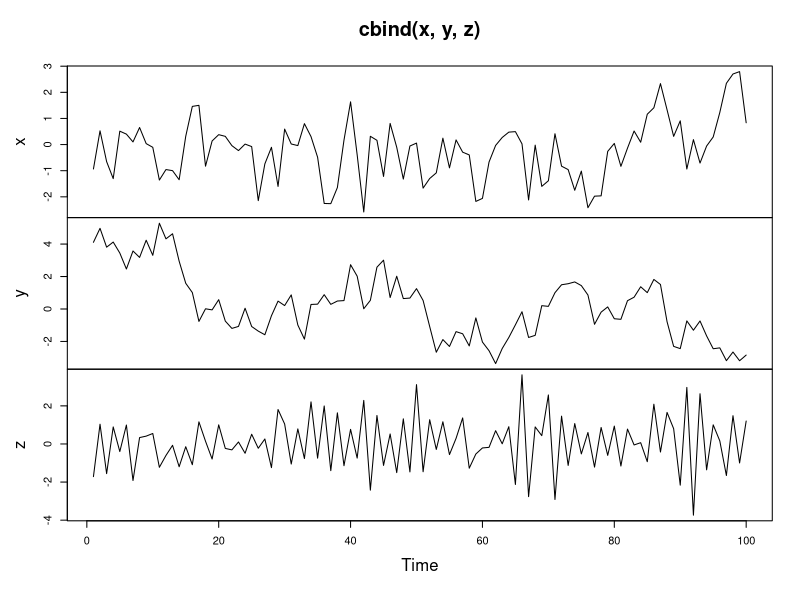
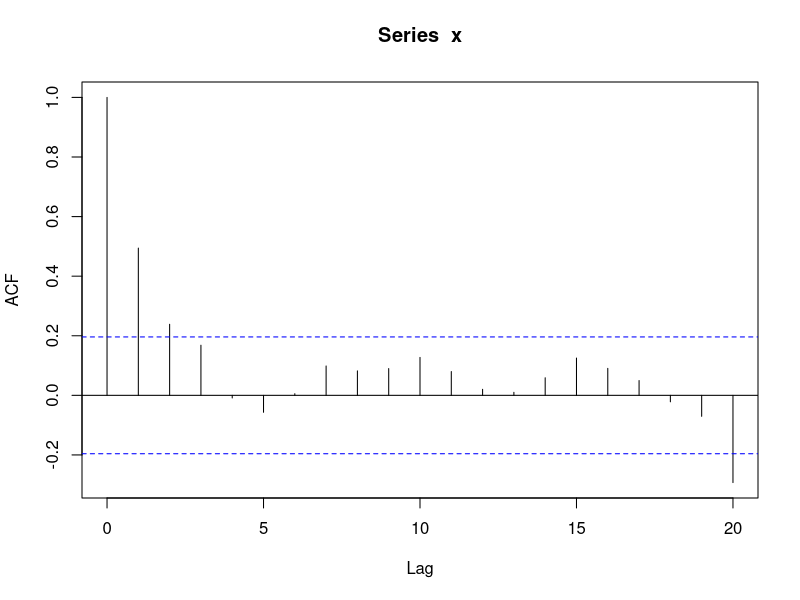
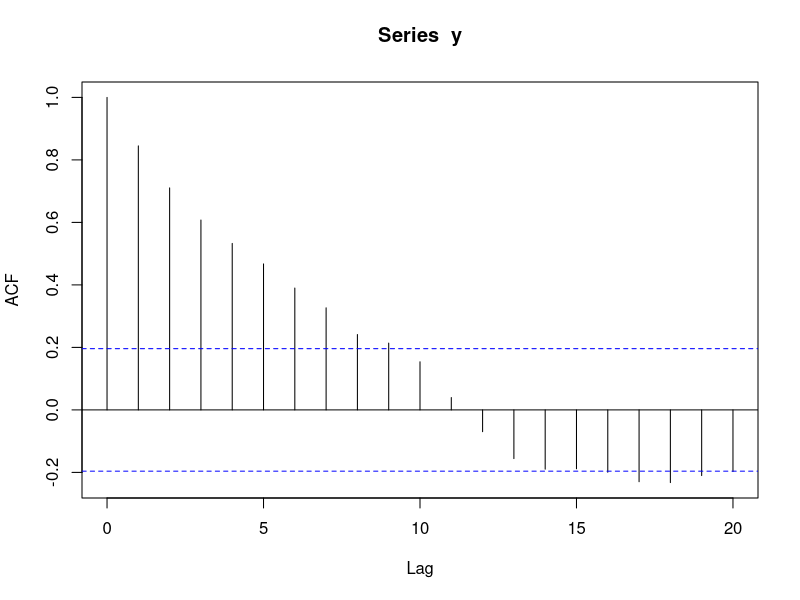
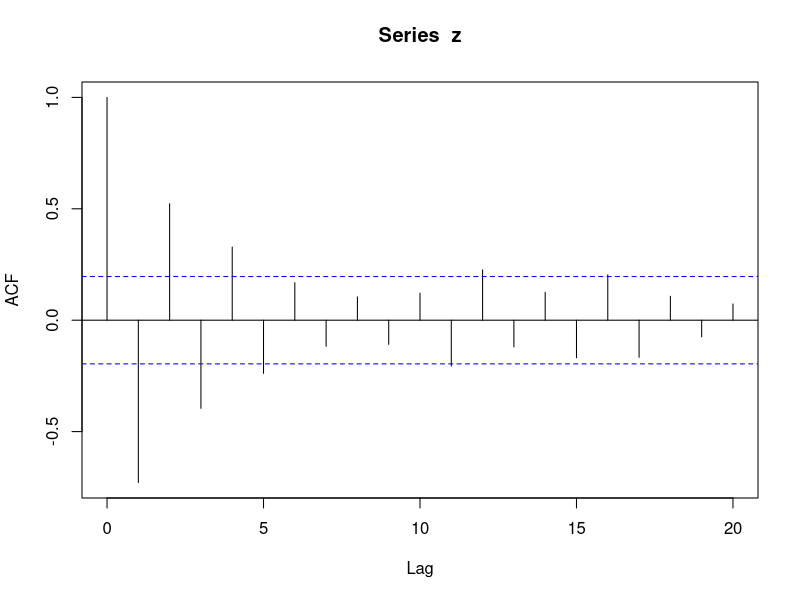
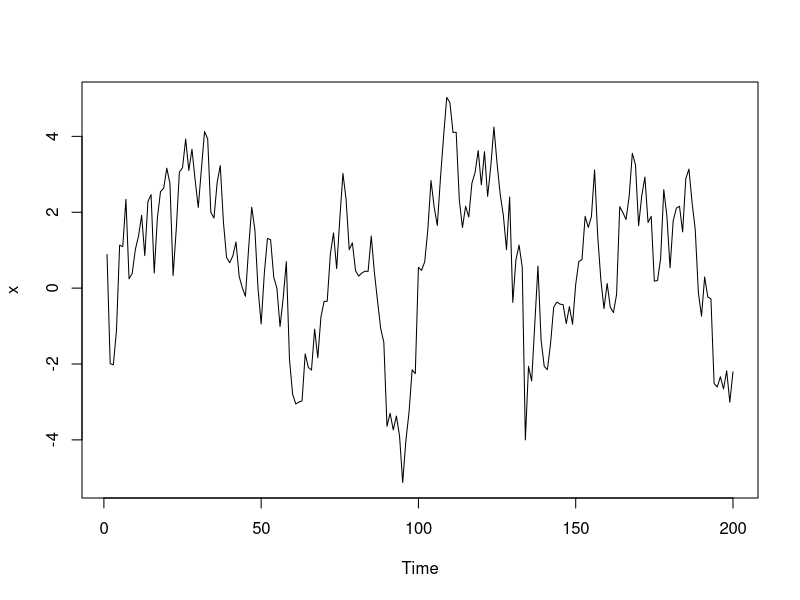
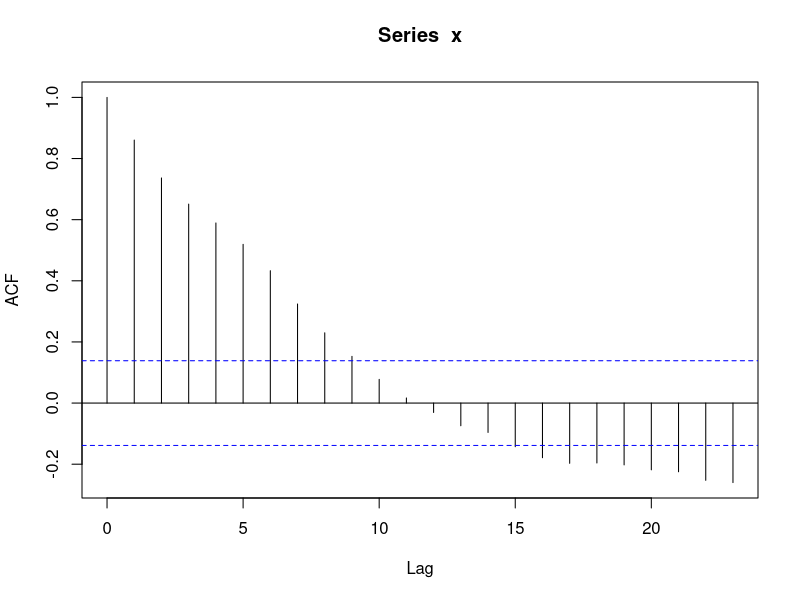
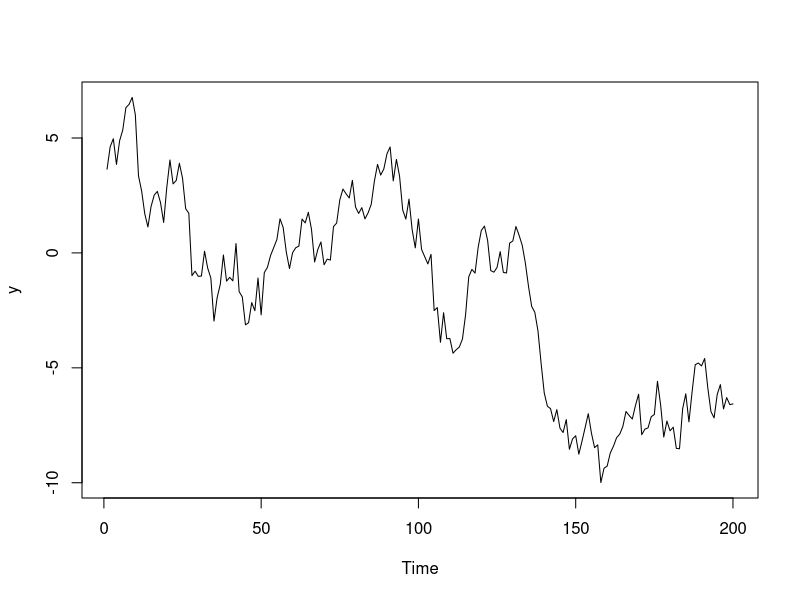
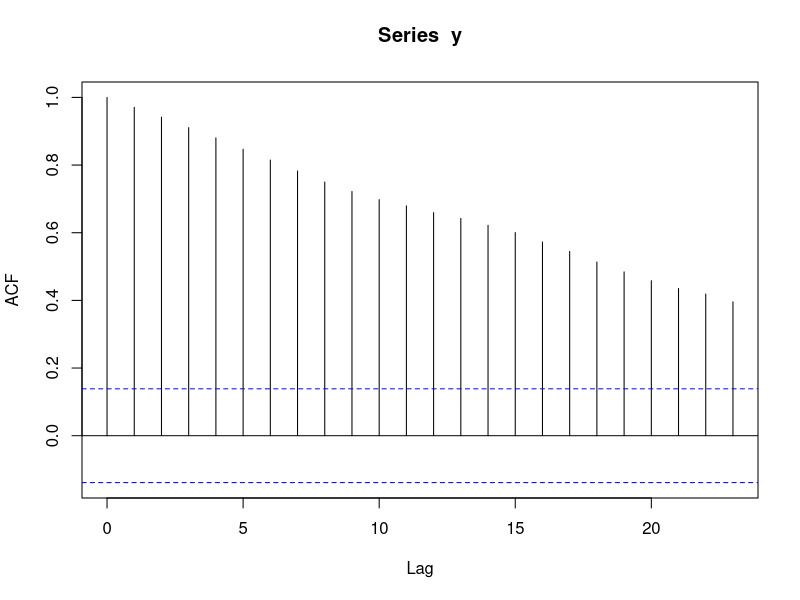

Write R code to recreate these figures, in order.
#Simulate the autoregressive model

#The autoregressive (AR) model is arguably the most widely used time series model. 
#It shares the very familiar interpretation of a simple linear regression, but here 
#each observation is regressed on the previous observation. The AR model also includes 
#the white noise (WN) and random walk (RW) models examined in earlier chapters as special cases.

#The versatile arima.sim() function used in previous chapters can also be used to simulate data from 
#an AR model by setting the model argument equal to list(ar = phi) , in which phi is a slope parameter 
#from the interval (-1, 1). We also need to specify a series length n.

#In this exercise, you will use this command to simulate and plot three different AR models 
#with slope parameters equal to 0.5, 0.9, and -0.75, respectively.

# Simulate an AR model with 0.5 slope
x <- arima.sim(model = list(ar = 0.5), n = 100)

# Simulate an AR model with 0.9 slope
y <- arima.sim(model = list(ar = 0.9) ,n = 100)

# Simulate an AR model with -0.75 slope
z <-  arima.sim(model = list(ar = -0.75), n= 100)

# Plot your simulated data
plot.ts(cbind(x, y, z))

#Estimate the autocorrelation function (ACF) for an autoregression

# What if you need to estimate the autocorrelation function from your data? To do so, you will need the acf() command, 
# which estimates autocorrelation by exploring lags in your data. By default, this command generates a plot of the relationship 
# between the current observation and lags extending backwards.

# In this exercise, you'll use the acf() command to estimate the autocorrelation function for three new simulated AR series (x, y, and z). 
# These objects have slope parameters 0.5, 0.9, and -0.75, respectively, and are shown in the adjoining figure.

# Calculate the ACF for x
acf(x)

# Calculate the ACF for y
acf(y)

# Calculate the ACF for z
acf(z)

#Compare the random walk (RW) and autoregressive (AR) models


# The random walk (RW) model is a special case of the autoregressive (AR) model, in which the slope parameter is equal to 1. 
# Recall from previous chapters that the RW model is not stationary and exhibits very strong persistence. 
# Its sample autocovariance function (ACF) also decays to zero very slowly, meaning past values have a long lasting impact on current values.

# The stationary AR model has a slope parameter between -1 and 1. The AR model exhibits higher persistence when its slope parameter
 # is closer to 1, but the process reverts to its mean fairly quickly. Its sample ACF also decays to zero at a quick (geometric) rate, 
 # indicating that values far in the past have little impact on future values of the process.

# In this exercise, you will explore these qualities by simulating and plotting additional data from an AR model.

# Simulate and plot AR model with slope 0.9 
x <- arima.sim(model = list(ar = 0.9), n = 200)
ts.plot(x)
acf(x)

# Simulate and plot AR model with slope 0.98
y <- arima.sim(model = list(ar = 0.98), n = 200)
ts.plot(y)
acf(y)

# Simulate and plot RW model
z <- arima.sim(model = list(order = c(0, 1, 0)), n = 200)
ts.plot(z)
acf(z)

#Estimate the autoregressive (AR) model

# For a given time series x we can fit the autoregressive (AR) model using the arima() command and setting order equal to c(1, 0, 0). 
# Note for reference that an AR model is an ARIMA(1, 0, 0) model.

# In this exercise, you will explore additional qualities of the AR model by practicing the arima() command on a simulated time series x 
# as well as the AirPassengers data. This command allows you to identify the estimated slope (ar1), mean (intercept), and innovation variance (sigma^2) of the model.

# Both xand the AirPassengers data are preloaded in your environment. The time series x is shown in the figure on the right.

# Fit the AR model to x
arima(x, order = c(1, 0, 0))

# Copy and paste the slope (ar1) estimate
0.8575

# Copy and paste the slope mean (intercept) estimate
-0.0948

# Copy and paste the innovation variance (sigma^2) estimate
1.022

# Fit the AR model to AirPassengers
AR <- arima(AirPassengers, order = c(1, 0, 0))
print(AR)

# Run the following commands to plot the series and fitted values
ts.plot(AirPassengers)
AR_fitted <- AirPassengers - residuals(AR)
points(AR_fitted, type = "l", col = 2, lty = 2)
